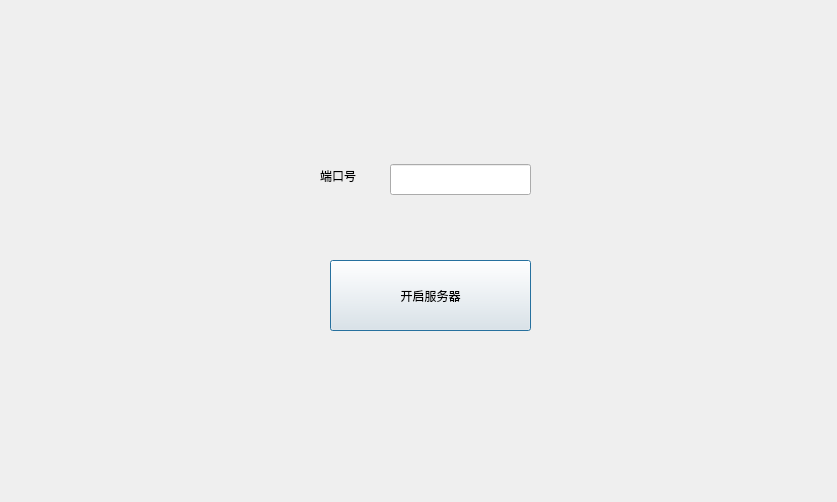
<?xml version="1.0" encoding="UTF-8"?>
<ui version="4.0">
 <class>ServerDialog</class>
 <widget class="QDialog" name="ServerDialog">
  <property name="geometry">
   <rect>
    <x>0</x>
    <y>0</y>
    <width>837</width>
    <height>502</height>
   </rect>
  </property>
  <property name="windowTitle">
   <string>ServerDialog</string>
  </property>
  <widget class="QStackedWidget" name="stackedWidget">
   <property name="geometry">
    <rect>
     <x>0</x>
     <y>0</y>
     <width>841</width>
     <height>501</height>
    </rect>
   </property>
   <widget class="QWidget" name="page_1">
    <property name="styleSheet">
     <string notr="true">#page_1{background-image: url(:/bit1.jpeg);}</string>
    </property>
    <widget class="QLineEdit" name="connectEdit">
     <property name="geometry">
      <rect>
       <x>390</x>
       <y>164</y>
       <width>141</width>
       <height>31</height>
      </rect>
     </property>
    </widget>
    <widget class="QLabel" name="connectLab">
     <property name="geometry">
      <rect>
       <x>320</x>
       <y>160</y>
       <width>67</width>
       <height>31</height>
      </rect>
     </property>
     <property name="text">
      <string>端口号</string>
     </property>
    </widget>
    <widget class="QPushButton" name="connectBtn">
     <property name="geometry">
      <rect>
       <x>330</x>
       <y>260</y>
       <width>201</width>
       <height>71</height>
      </rect>
     </property>
     <property name="text">
      <string>开启服务器</string>
     </property>
    </widget>
   </widget>
   <widget class="QWidget" name="page_2">
    <property name="styleSheet">
     <string notr="true">#page_2{background-image: url(:/bit3.jpeg);}</string>
    </property>
    <widget class="QLabel" name="label">
     <property name="geometry">
      <rect>
       <x>100</x>
       <y>80</y>
       <width>67</width>
       <height>17</height>
      </rect>
     </property>
     <property name="text">
      <string>在线人数</string>
     </property>
    </widget>
    <widget class="QLineEdit" name="numEdit">
     <property name="geometry">
      <rect>
       <x>180</x>
       <y>80</y>
       <width>113</width>
       <height>25</height>
      </rect>
     </property>
     <property name="readOnly">
      <bool>true</bool>
     </property>
    </widget>
    <widget class="QLineEdit" name="ipEdit">
     <property name="geometry">
      <rect>
       <x>390</x>
       <y>80</y>
       <width>113</width>
       <height>25</height>
      </rect>
     </property>
     <property name="readOnly">
      <bool>true</bool>
     </property>
    </widget>
    <widget class="QLabel" name="label_2">
     <property name="geometry">
      <rect>
       <x>310</x>
       <y>80</y>
       <width>67</width>
       <height>17</height>
      </rect>
     </property>
     <property name="text">
      <string>ip地址</string>
     </property>
    </widget>
    <widget class="QLineEdit" name="connectEdit2">
     <property name="geometry">
      <rect>
       <x>600</x>
       <y>80</y>
       <width>113</width>
       <height>25</height>
      </rect>
     </property>
     <property name="readOnly">
      <bool>true</bool>
     </property>
    </widget>
    <widget class="QLabel" name="label_3">
     <property name="geometry">
      <rect>
       <x>520</x>
       <y>80</y>
       <width>67</width>
       <height>17</height>
      </rect>
     </property>
     <property name="text">
      <string>端口号</string>
     </property>
    </widget>
    <widget class="QTextEdit" name="PersonText">
     <property name="geometry">
      <rect>
       <x>340</x>
       <y>120</y>
       <width>351</width>
       <height>261</height>
      </rect>
     </property>
     <property name="readOnly">
      <bool>true</bool>
     </property>
    </widget>
    <widget class="QPushButton" name="kickBtn">
     <property name="geometry">
      <rect>
       <x>720</x>
       <y>230</y>
       <width>89</width>
       <height>41</height>
      </rect>
     </property>
     <property name="text">
      <string>踢出</string>
     </property>
    </widget>
    <widget class="QPushButton" name="exitBtn">
     <property name="geometry">
      <rect>
       <x>100</x>
       <y>390</y>
       <width>591</width>
       <height>41</height>
      </rect>
     </property>
     <property name="text">
      <string>退出</string>
     </property>
    </widget>
    <widget class="QListWidget" name="listWidget_OnlineUser">
     <property name="geometry">
      <rect>
       <x>100</x>
       <y>120</y>
       <width>231</width>
       <height>261</height>
      </rect>
     </property>
    </widget>
   </widget>
  </widget>
 </widget>
 <resources/>
 <connections/>
</ui>
